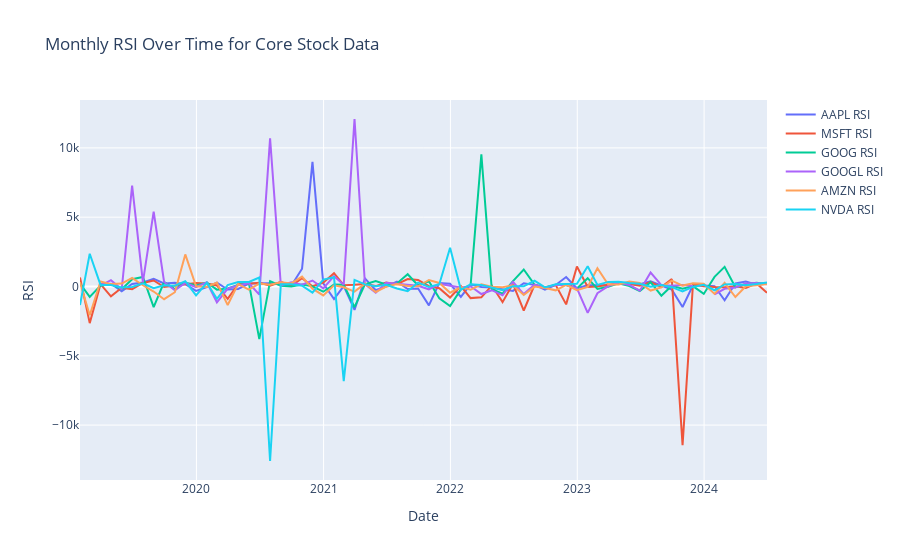

Notebook cell for this chart:
### Code cell
#core_df['Date'] = pd.to_datetime(core_df['Date'])
#core_df.set_index('Date', inplace = True)

rsi_monthly = core_df.groupby('Ticker').resample('ME').mean(numeric_only = True).reset_index()
rsi_monthly['Date'] = pd.to_datetime(rsi_monthly['Date'])
rsi_monthly.set_index('Date', inplace = True)

fig = go.Figure()

for ticker in core_df['Ticker'].unique():
    ticker_data = rsi_monthly[rsi_monthly['Ticker'] == ticker]
    
    fig.add_trace(go.Scatter(x = ticker_data.index, y = ticker_data['RSI'], mode = 'lines', name = f"{ticker} RSI"))
    
fig.update_layout(title = "Monthly RSI Over Time for Core Stock Data",
                xaxis_title = "Date",
                yaxis_title = "RSI",
                hovermode = "x")

fig.show()
